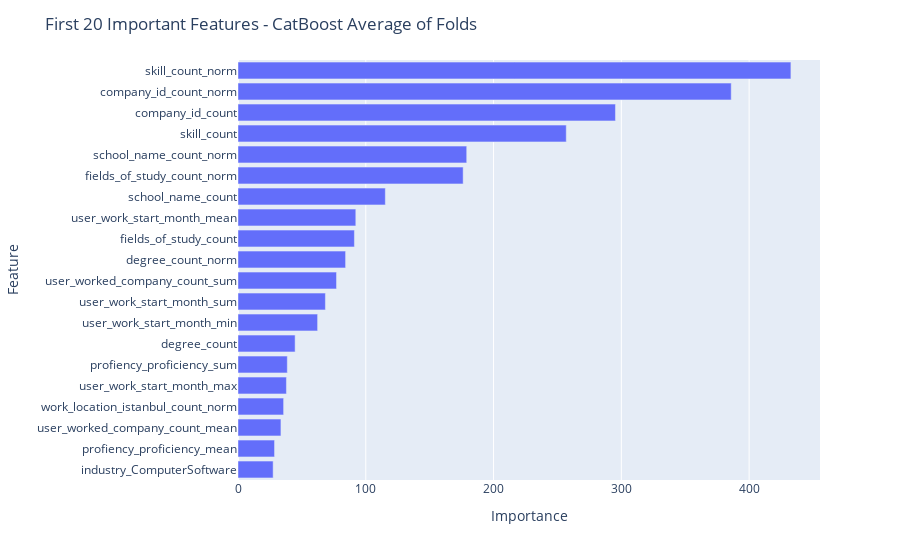

Notebook code for this chart:
### Code cell
test = pd.read_csv("./test_user_lang_work_skill.csv")
test = test.merge(education_te_test_agg, on="user_id", how="left")
test.drop(columns=["user_id"],inplace=True)

models = encode_test(education_te_train_agg)
model_preds = [model.predict(test) for model in models]
model_preds

### Figure 1 — Plotly figure (JSON) as saved in the notebook; plotly's stock layout.template omitted (floating-point values rounded to 4 significant figures)
{"data": [{"alignmentgroup": "True", "hovertemplate": "Importance=%{x}<br>Feature=%{y}<extra></extra>", "legendgroup": "", "marker": {"color": "#636efa", "pattern": {"shape": ""}}, "name": "", "offsetgroup": "", "orientation": "h", "showlegend": false, "textposition": "auto", "type": "bar", "x": [27.5, 28.6, 33.6, 35.7, 37.9, 38.6, 44.7, 62.3, 68.4, 77.1, 84.2, 91.1, 92.2, 115.3, 176.2, 179, 256.9, 295.4, 386, 432.7], "xaxis": "x", "y": ["industry_ComputerSoftware", "profiency_proficiency_mean", "user_worked_company_count_mean", "work_location_istanbul_count_norm", "user_work_start_month_max", "profiency_proficiency_sum", "degree_count", "user_work_start_month_min", "user_work_start_month_sum", "user_worked_company_count_sum", "degree_count_norm", "fields_of_study_count", "user_work_start_month_mean", "school_name_count", "fields_of_study_count_norm", "school_name_count_norm", "skill_count", "company_id_count", "company_id_count_norm", "skill_count_norm"], "yaxis": "y"}], "layout": {"barmode": "relative", "legend": {"tracegroupgap": 0}, "margin": {"t": 60}, "title": {"text": "First 20 Important Features - CatBoost Average of Folds"}, "xaxis": {"anchor": "y", "domain": [0, 1], "title": {"text": "Importance"}}, "yaxis": {"anchor": "x", "domain": [0, 1], "title": {"text": "Feature"}}}}
